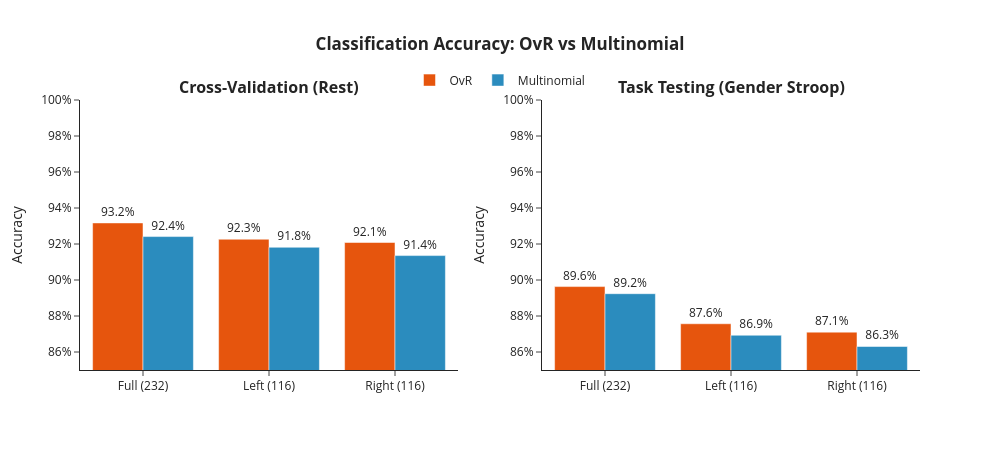

The notebook cell saved with this chart:
### Markdown cell above
A large portion of errors are shared between Multinomial and OvR models, OvR consistently makes fewer unique errors, and the Jaccard index increases for smaller or task-specific datasets, showing more overlap in challenging samples.

**Example Calculation**
   - For Full (232) CV:
    - Shared errors = 2,610  
    - Only Multi = 1,333  
    - Only OvR = 939  
    - **Union of errors** = 2,610 + 1,333 + 939 = 4,882  
    - **Jaccard** = 2,610 / 4,882 ≈ 53.5%

### Code cell
# =============================================================================
# PERFORMANCE VISUALIZATION
# =============================================================================

fig = make_subplots(
    rows=1, cols=2,
    subplot_titles=['<b>Cross-Validation (Rest)</b>', '<b>Task Testing (Gender Stroop)</b>']
)

models = ['Full (232)', 'Left (116)', 'Right (116)']

# CV
ovr_cv = [agg_metrics['full_ovr_cv']['accuracy'], agg_metrics['left_ovr_cv']['accuracy'], agg_metrics['right_ovr_cv']['accuracy']]
multi_cv = [agg_metrics['full_multi_cv']['accuracy'], agg_metrics['left_multi_cv']['accuracy'], agg_metrics['right_multi_cv']['accuracy']]

fig.add_trace(go.Bar(name='OvR', x=models, y=ovr_cv, marker_color=COLORS['ovr'],
                     text=[f'{x:.1%}' for x in ovr_cv], textposition='outside'), row=1, col=1)
fig.add_trace(go.Bar(name='Multinomial', x=models, y=multi_cv, marker_color=COLORS['multinomial'],
                     text=[f'{x:.1%}' for x in multi_cv], textposition='outside'), row=1, col=1)

# Task
ovr_task = [agg_metrics['full_ovr_task']['accuracy'], agg_metrics['left_ovr_task']['accuracy'], agg_metrics['right_ovr_task']['accuracy']]
multi_task = [agg_metrics['full_multi_task']['accuracy'], agg_metrics['left_multi_task']['accuracy'], agg_metrics['right_multi_task']['accuracy']]

fig.add_trace(go.Bar(name='OvR', x=models, y=ovr_task, marker_color=COLORS['ovr'],
                     text=[f'{x:.1%}' for x in ovr_task], textposition='outside', showlegend=False), row=1, col=2)
fig.add_trace(go.Bar(name='Multinomial', x=models, y=multi_task, marker_color=COLORS['multinomial'],
                     text=[f'{x:.1%}' for x in multi_task], textposition='outside', showlegend=False), row=1, col=2)

fig.update_layout(
    title=dict(text='<b>Classification Accuracy: OvR vs Multinomial</b>', x=0.5),
    barmode='group', template='simple_white', height=450, width=1000,
    yaxis=dict(range=[0.85, 1.0], tickformat='.0%', title='Accuracy'),
    yaxis2=dict(range=[0.85, 1.0], tickformat='.0%', title='Accuracy'),
    legend=dict(orientation='h', yanchor='bottom', y=1.02, xanchor='center', x=0.5)
)
fig.show()

### Figure 1 — Plotly figure (JSON) as saved in the notebook; plotly's stock layout.template omitted (floating-point values rounded to 4 significant figures)
{"data": [{"marker": {"color": "#e6550d"}, "name": "OvR", "text": ["93.2%", "92.3%", "92.1%"], "textposition": "outside", "type": "bar", "x": ["Full (232)", "Left (116)", "Right (116)"], "xaxis": "x", "y": [0.9317, 0.9226, 0.9208], "yaxis": "y"}, {"marker": {"color": "#2b8cbe"}, "name": "Multinomial", "text": ["92.4%", "91.8%", "91.4%"], "textposition": "outside", "type": "bar", "x": ["Full (232)", "Left (116)", "Right (116)"], "xaxis": "x", "y": [0.9241, 0.9182, 0.9136], "yaxis": "y"}, {"marker": {"color": "#e6550d"}, "name": "OvR", "showlegend": false, "text": ["89.6%", "87.6%", "87.1%"], "textposition": "outside", "type": "bar", "x": ["Full (232)", "Left (116)", "Right (116)"], "xaxis": "x2", "y": [0.8963, 0.8757, 0.871], "yaxis": "y2"}, {"marker": {"color": "#2b8cbe"}, "name": "Multinomial", "showlegend": false, "text": ["89.2%", "86.9%", "86.3%"], "textposition": "outside", "type": "bar", "x": ["Full (232)", "Left (116)", "Right (116)"], "xaxis": "x2", "y": [0.8924, 0.8693, 0.8631], "yaxis": "y2"}], "layout": {"annotations": [{"font": {"size": 16}, "showarrow": false, "text": "<b>Cross-Validation (Rest)</b>", "x": 0.225, "xanchor": "center", "xref": "paper", "y": 1, "yanchor": "bottom", "yref": "paper"}, {"font": {"size": 16}, "showarrow": false, "text": "<b>Task Testing (Gender Stroop)</b>", "x": 0.775, "xanchor": "center", "xref": "paper", "y": 1, "yanchor": "bottom", "yref": "paper"}], "barmode": "group", "height": 450, "legend": {"orientation": "h", "x": 0.5, "xanchor": "center", "y": 1.02, "yanchor": "bottom"}, "title": {"text": "<b>Classification Accuracy: OvR vs Multinomial</b>", "x": 0.5}, "width": 1000, "xaxis": {"anchor": "y", "domain": [0, 0.45]}, "xaxis2": {"anchor": "y2", "domain": [0.55, 1]}, "yaxis": {"anchor": "x", "domain": [0, 1], "range": [0.85, 1], "tickformat": ".0%", "title": {"text": "Accuracy"}}, "yaxis2": {"anchor": "x2", "domain": [0, 1], "range": [0.85, 1], "tickformat": ".0%", "title": {"text": "Accuracy"}}}}
